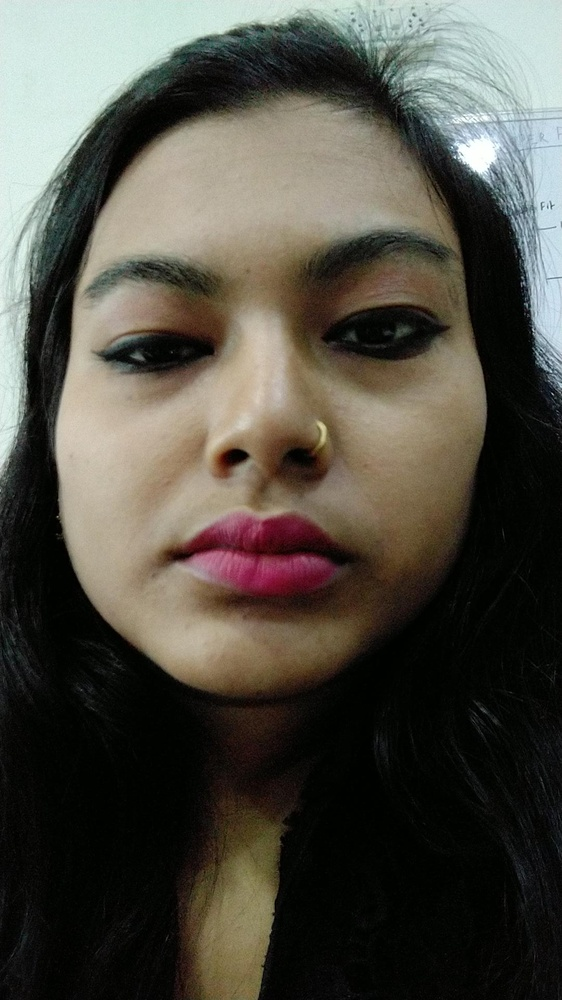
#> input picture facesplit/test/EMP2024002/Kajal Kumari_1.jpg, 562 x 1000 px, shrunk from 1080 x 1920 before the run
$ python -i cenrted_final.py   (imports and definitions only)
#> lines starting #> are read from the running program, lines starting #| are printed output that depends on the picture
#> in Face_Alignment, img_raw is the input picture: shape (1000, 562, 3); mean B, G, R 68.2, 77.3, 80.1
# Dated - 25-07-24
# to run this script :- python cenrted_final.py
# it takes a image as a input and detect the face part only and crop it.
# it can be used to make a proper allingemented dataset because as of know Kajal's code can't send proper face cropped image of a person.
# source:-  https://www.geeksforgeeks.org/face-alignment-with-opencv-and-python/


import os
import cv2
import math
import matplotlib.pyplot as plt
import pandas as pd
import numpy as np
from PIL import Image
# Detect face
def face_detection(img):
    faces = face_detector.detectMultiScale(img, 1.1, 4)
#> faces = [[23, 146, 495, 495]]
    if len(faces) <= 0:
        img_gray = cv2.cvtColor(img, cv2.COLOR_BGR2GRAY)
        return img, img_gray, False
    else:
        X, Y, W, H = faces[0]
#> X = 23; Y = 146; W = 495; H = 495
        face_img = img[int(Y):int(Y+H), int(X):int(X+W)]
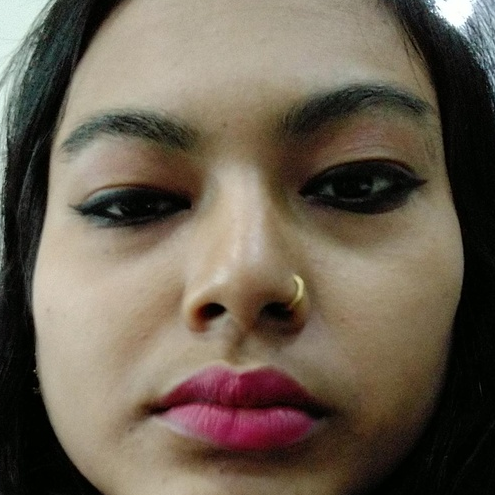
#> face_img: shape (495, 495, 3); mean B, G, R 81.6, 95.8, 107.3
        return face_img, cv2.cvtColor(face_img, cv2.COLOR_BGR2GRAY), True

def trignometry_for_distance(a, b):
    return math.sqrt(((b[0] - a[0]) * (b[0] - a[0])) + ((b[1] - a[1]) * (b[1] - a[1])))

# Find eyes and align face
# source :- from open source GFG(link :- https://www.geeksforgeeks.org/face-alignment-with-opencv-and-python/ )
def Face_Alignment(img_path, output_folder):
    img_raw = cv2.imread(img_path)


    # plt.imshow(img_raw[:, :, ::-1])
    # plt.show()

    img, gray_img, face_found = face_detection(img_raw)
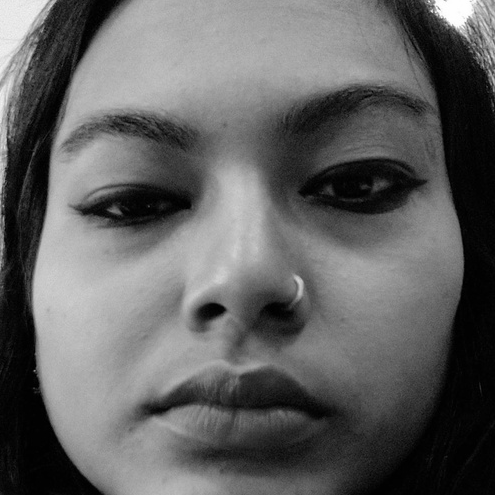
#> gray_img: shape (495, 495); min 0, max 255, mean 97.6
#> face_found = True

    # if not face_found:
    #     return 0

    eyes = eye_detector.detectMultiScale(gray_img)
#> eyes = [[168, 276, 71, 71], [71, 178, 63, 63], [243, 285, 66, 66], [176, 426, 59, 59], [260, 146, 86, 86], [63, 137, 138, 138], [289, 123, 125, 125]]

    # for multiple people in an image find the largest
    # pair of eyes
    if len(eyes) >= 2:
        eye = eyes[:, 2]
#> eye = [71, 63, 66, 59, 86, 138, 125]
        container1 = []
        for i in range(0, len(eye)):
            container = (eye[i], i)
            container1.append(container)
#> this loop made 7 passes
#> container on passes 1 to 7: (71, 0), (63, 1), (66, 2), (59, 3), (86, 4), (138, 5), (125, 6)
#> after the loop, container1 = [(71, 0), (63, 1), (66, 2), (59, 3), (86, 4), (138, 5), (125, 6)]
        df = pd.DataFrame(container1, columns=["length", "idx"]).sort_values(by=['length'])
#> df = table of 7 rows and 2 columns
        eyes = eyes[df.idx.values[0:2]]
#> eyes = [[176, 426, 59, 59], [71, 178, 63, 63]]

        # deciding to choose left and right eye
        eye_1 = eyes[0]
#> eye_1 = [176, 426, 59, 59]
        eye_2 = eyes[1]
#> eye_2 = [71, 178, 63, 63]
        if eye_1[0] > eye_2[0]:
            left_eye = eye_2
#> left_eye = [71, 178, 63, 63]
            right_eye = eye_1
#> right_eye = [176, 426, 59, 59]
        else:
            left_eye = eye_1
            right_eye = eye_2

        # center of eyes
        # center of right eye
        right_eye_center = (int(right_eye[0] + (right_eye[2]/2)), int(right_eye[1] + (right_eye[3]/2)))
#> right_eye_center = (205, 455)
        right_eye_x = right_eye_center[0]
#> right_eye_x = 205
        right_eye_y = right_eye_center[1]
#> right_eye_y = 455
        # cv2.circle(img, right_eye_center, 2, (255, 0, 0), 3)

        # center of left eye
        left_eye_center = (int(left_eye[0] + (left_eye[2] / 2)), int(left_eye[1] + (left_eye[3] / 2)))
#> left_eye_center = (102, 209)
        left_eye_x = left_eye_center[0]
#> left_eye_x = 102
        left_eye_y = left_eye_center[1]
#> left_eye_y = 209
        # cv2.circle(img, left_eye_center, 2, (255, 0, 0), 3)

        # finding rotation direction
        if left_eye_y > right_eye_y:
            print("Rotate image to clock direction")
            point_3rd = (right_eye_x, left_eye_y)
            direction = -1 # rotate image direction to clock
        else:
            print("Rotate to inverse clock direction")
            point_3rd = (left_eye_x, right_eye_y)
#> point_3rd = (102, 455)
            direction = 1 # rotate inverse direction of clock

        # cv2.circle(img, point_3rd, 2, (255, 0, 0), 2)
        a = trignometry_for_distance(left_eye_center, point_3rd)
#> a = 246
        b = trignometry_for_distance(right_eye_center, point_3rd)
#> b = 103
        c = trignometry_for_distance(right_eye_center, left_eye_center)
#> c = 266.7
        cos_a = (b*b + c*c - a*a)/(2*b*c)
#> cos_a = 0.386
        angle = (np.arccos(cos_a) * 180) / math.pi
#> angle = 67.28

        if direction == -1:
            angle = 90 - angle
        else:
            angle = -(90 - angle)
#> angle = -22.72

        # rotate image
        new_img = Image.fromarray(img)
        new_img = np.array(new_img.rotate(direction * angle))
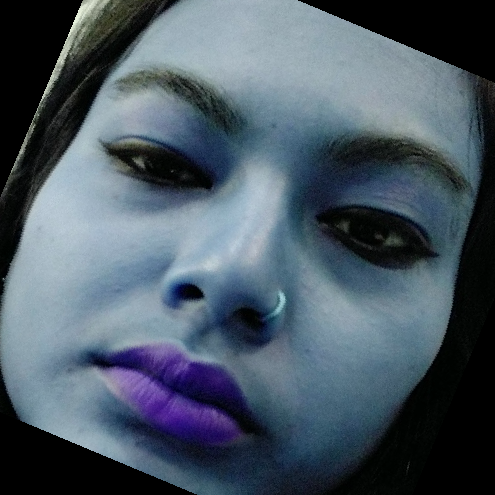
#> new_img: shape (495, 495, 3); mean R, G, B 74.9, 88.6, 100.6

        # Save the aligned face
        if not os.path.exists(output_folder):
            os.makedirs(output_folder)
        output_path = os.path.join(output_folder, os.path.basename(img_path))
        cv2.imwrite(output_path, new_img)
        print(f"Aligned face saved to {output_path}")
        return 1


opencv_home = cv2.__file__
folders = opencv_home.split(os.path.sep)[0:-1]
path = folders[0]
# [2 lines not run here, left out]
path_for_face = path + "/data/haarcascade_frontalface_default.xml"
path_for_eyes = path + "/data/haarcascade_eye.xml"

# [4 lines not run here, left out]

face_detector = cv2.CascadeClassifier(path_for_face)
eye_detector = cv2.CascadeClassifier(path_for_eyes)

# [11 lines of commented-out code are left out]

>>> result = Face_Alignment('facesplit/test/EMP2024002/Kajal Kumari_1.jpg', 'out.png')

$ run again, on facesplit/test/EMP2024002/Kajal Kumari_15.jpg
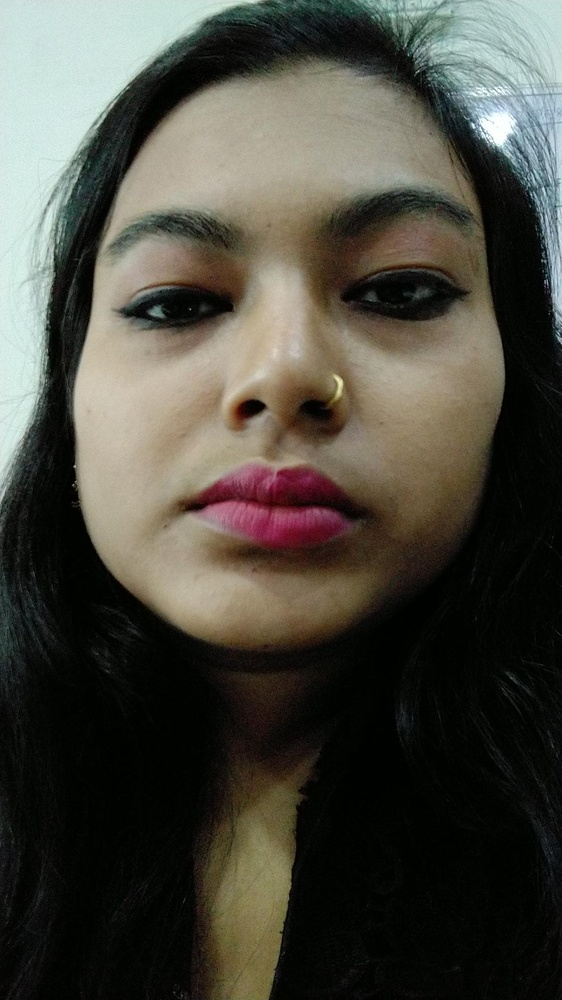
#> input picture facesplit/test/EMP2024002/Kajal Kumari_15.jpg, 562 x 1000 px, shrunk from 1080 x 1920 before the run
#> in Face_Alignment, img_raw is the input picture: shape (1000, 562, 3); mean B, G, R 63.4, 72.6, 74.4
#> faces = [[34, 99, 500, 500]]
#> X = 34; Y = 99; W = 500
#> in Face_Alignment, `img, gray_img, face_found = face_detection(img_raw)`:
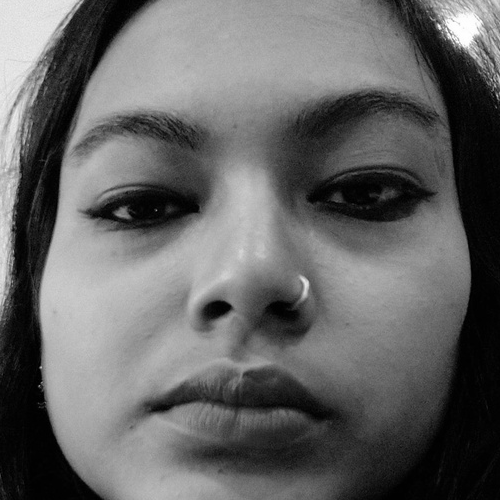
#> gray_img: shape (500, 500); min 0, max 255, mean 101.3
#> face_found = True
#> in Face_Alignment, `eyes = eye_detector.detectMultiScale(gray_img)`: eyes = [[176, 275, 72, 72], [78, 157, 106, 106], [286, 143, 102, 102], [247, 287, 67, 67]]
#> eye = [72, 106, 102, 67]
#> the loop in Face_Alignment, `for i in range(0, len(eye)):` made 4 passes
#> container on passes 1 to 4: (72, 0), (106, 1), (102, 2), (67, 3)
#> after the loop in Face_Alignment, `for i in range(0, len(eye)):`: container1 = [(72, 0), (106, 1), (102, 2), (67, 3)]
#> df = table of 4 rows and 2 columns
#> in Face_Alignment, `eyes = eyes[df.idx.values[0:2]]`: eyes = [[247, 287, 67, 67], [176, 275, 72, 72]]
#> eye_1 = [247, 287, 67, 67]
#> eye_2 = [176, 275, 72, 72]
#> right_eye = [247, 287, 67, 67]
#> right_eye_center = (280, 320)
#> right_eye_x = 280
#> right_eye_y = 320
#> left_eye_center = (212, 311)
#> left_eye_x = 212
#> left_eye_y = 311
#> point_3rd = (212, 320)
#> a = 9
#> b = 68
#> c = 68.59
#> cos_a = 0.991
#> in Face_Alignment, `angle = (np.arccos(cos_a) * 180) / math.pi`: angle = 7.54
#> in Face_Alignment, `angle = -(90 - angle)`: angle = -82.46
#> in Face_Alignment, `new_img = np.array(new_img.rotate(direction * angle))`:
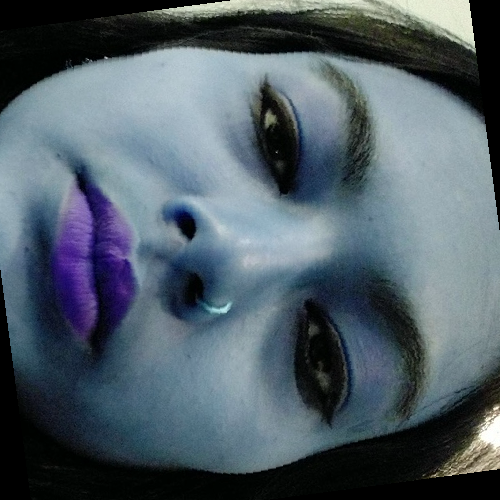
#> new_img: shape (500, 500, 3); mean R, G, B 80.6, 94, 103.3
